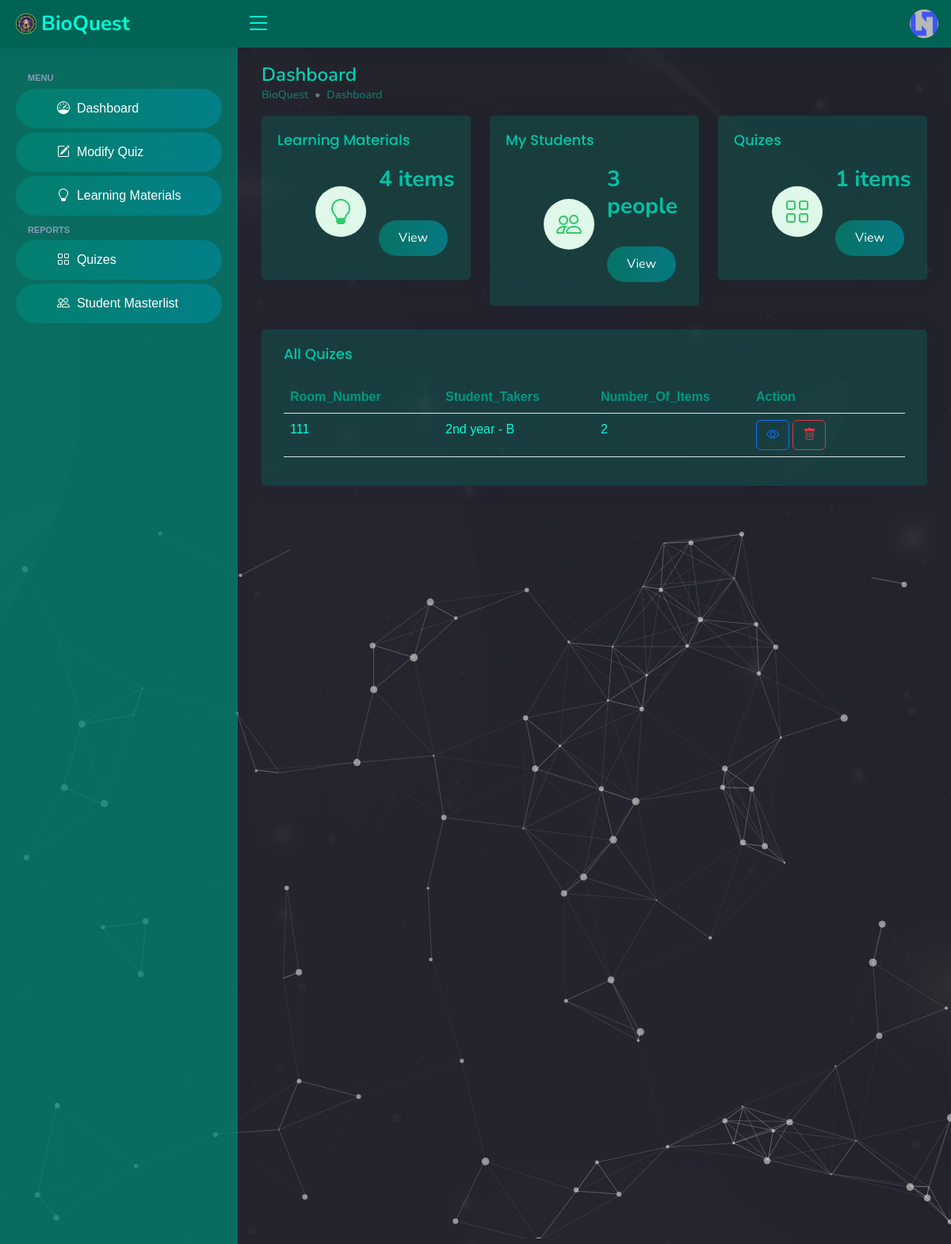
The page /teacher/teacher-dashboard.php (signed in) on the database its author committed.
### tables this page shows
CREATE TABLE IF NOT EXISTS `tbl_teacher` (
  `id` int NOT NULL AUTO_INCREMENT,
  `email` varchar(50) NOT NULL,
  `username` varchar(50) NOT NULL,
  `password` varchar(50) NOT NULL,
  `firstname` varchar(50) NOT NULL,
  `middlename` varchar(50) NOT NULL,
  `lastname` varchar(50) NOT NULL,
  `img_url` varchar(50) NOT NULL,
  `created_at` varchar(50) NOT NULL,
  `year_level` int NOT NULL,
  `section` int NOT NULL,
  PRIMARY KEY (`id`)
);

CREATE TABLE IF NOT EXISTS `tbl_quiz` (
  `id` int NOT NULL AUTO_INCREMENT,
  `year_level` int NOT NULL,
  `section_id` int NOT NULL,
  `room_number` int NOT NULL,
  `direction` text NOT NULL,
  `item_number` int NOT NULL,
  `question` text NOT NULL,
  `choice1` text NOT NULL,
  `choice2` text NOT NULL,
  `choice3` text NOT NULL,
  `choice4` text NOT NULL,
  `correct_answer` text NOT NULL,
  `teacher_id` int NOT NULL,
  `created_at` varchar(50) NOT NULL,
  `updated_at` varchar(50) NOT NULL,
  PRIMARY KEY (`id`)
);

CREATE TABLE IF NOT EXISTS `tbl_year_level` (
  `id` int NOT NULL AUTO_INCREMENT,
  `year_level` varchar(50) NOT NULL,
  PRIMARY KEY (`id`)
);

CREATE TABLE IF NOT EXISTS `tbl_section` (
  `id` int NOT NULL AUTO_INCREMENT,
  `section` varchar(50) NOT NULL,
  PRIMARY KEY (`id`)
);

### teacher/teacher-dashboard.php (the view, shortened to what this page needs)
<?php
include('../database-connection.php');
if (isset($_SESSION['id'])) {
    $teacher_id = $_SESSION['id'];
    $stmt = $conn->prepare('SELECT * FROM tbl_teacher WHERE id = ?');
    $stmt->bind_param('i', $teacher_id);
    $stmt->execute();
    $result = $stmt->get_result();
    $row = $result->fetch_assoc();
    $year_level = $row['year_level'];
    $section = $row['section'];
?>
    <!DOCTYPE html>
    <html lang="en">
    <head>
        <?php include '../other-includes/head.php' ?>
    </head>
    <body>
        <?php include 'top-nav.php' ?>
        <?php include 'side-nav.php' ?>
        <div id="start">
            <div id="particles-js">
                <main id="main">
                    <div class="pagetitle">
                        <h1>Dashboard</h1>
                        <nav style="--bs-breadcrumb-divider: '•';">
                            <ol class="breadcrumb">
                                <li class="breadcrumb-item">BioQuest</li>
                                <li class="breadcrumb-item">Dashboard</li>
                            </ol>
                        </nav>
                    </div>
                    <section class="section dashboard">
                        <div class="row">
                            <div class="col-xxl-4 col-md-4">
                                <div class="card info-card small-card">
                                    <div class="card-body">
                                        <h5 class="card-title">Learning Materials</h5>
                                        <div class="d-flex align-items-center">
                                            <div class="ms-5 card-icon rounded-circle d-flex align-items-center justify-content-center">
                                                <i class="bi bi-lightbulb"></i>
                                            </div>
                                            <div class="ps-3">
                                                <?php
                                                $stmt = $conn->prepare('SELECT * FROM tbl_topics');
                                                $stmt->execute();
                                                $result = $stmt->get_result();
                                                $topic_items = mysqli_num_rows($result);
                                                echo "<h6>$topic_items items &nbsp; <a href='topics.php'><button class='btn-custom'>View</button></a></h6>";
                                                ?>
                                            </div>
                                        </div>
                                    </div>
                                </div>
                            </div>
                            <div class="col-xxl-4 col-md-4">
                                <div class="card info-card small-card">
                                    <div class="card-body">
                                        <h5 class="card-title">My Students</h5>
                                        <div class="d-flex align-items-center">
                                            <div class="ms-5 card-icon rounded-circle d-flex align-items-center justify-content-center">
                                                <i class="bi bi-people"></i>
                                            </div>
                                            <div class="ps-3">
                                                <?php
                                                $stmt = $conn->prepare('SELECT * FROM tbl_student WHERE year_level = ? AND section = ?');
                                                $stmt->bind_param('ii', $year_level, $section);
                                                $stmt->execute();
                                                $result = $stmt->get_result();
                                                $students = mysqli_num_rows($result);
                                                echo "<h6>$students people &nbsp; <a href='students-masterlist.php'><button class='btn-custom'>View</button></a></h6>";
                                                ?>
                                            </div>
                                        </div>
                                    </div>
                                </div>
                            </div>
                            <div class="col-xxl-4 col-md-4">
                                <div class="card info-card small-card">
                                    <div class="card-body">
                                        <h5 class="card-title">Quizes</h5>
                                        <div class="d-flex align-items-center">
                                            <div class="ms-5 card-icon rounded-circle d-flex align-items-center justify-content-center">
                                                <i class="bi bi-grid"></i>
                                            </div>
                                            <div class="ps-3">
                                                <?php
                                                $stmt = $conn->prepare('SELECT * FROM tbl_quiz WHERE teacher_id = ? GROUP BY room_number');
                                                $stmt->bind_param('i', $teacher_id);
                                                $stmt->execute();
                                                $result = $stmt->get_result();
                                                $quizes = mysqli_num_rows($result);
                                                echo "<h6>$quizes items &nbsp; <a href='quizes.php'><button class='btn-custom'>View</button></a></h6>";
                                                ?>
                                            </div>
                                        </div>
                                    </div>
                                </div>
                            </div>
                        </div>
                        <div class="row">
                            <div class="col-lg-12">
                                <div class="card px-2">
                                    <div class="card-body">
                                        <h5 class="card-title">All Quizes</h5>
                                        <div class="table-responsive">
                                            <table class="table table-hover" id="table">
                                                <colgroup>
                                                    <col width="20%">
                                                    <col width="20%">
                                                    <col width="20%">
                                                    <col width="20%">
                                                </colgroup>
                                                <thead class="bg-secondary-light">
                                                    <tr>
                                                        <th>Room_Number</th>
                                                        <th>Student_Takers</th>
                                                        <th>Number_Of_Items</th>
                                                        <th>Action</th>
                                                    </tr>
                                                </thead>
                                                <tbody>
                                                    <?php
                                                    $stmt = $conn->prepare(' SELECT
                                                    tbl_quiz.id,
                                                    tbl_year_level.year_level,
                                                    tbl_section.section,
                                                    tbl_quiz.teacher_id,
                                                    tbl_quiz.room_number,
                                                    COUNT(tbl_quiz.room_number) AS num_items
                                                    FROM tbl_quiz
                                                    INNER JOIN tbl_year_level ON tbl_quiz.year_level = tbl_year_level.id
                                                    INNER JOIN tbl_section ON tbl_quiz.section_id = tbl_section.id
                                                    WHERE tbl_quiz.teacher_id = ?
                                                    GROUP BY tbl_quiz.room_number
                                                    ORDER BY tbl_quiz.id DESC');
                                                    $stmt->bind_param('i', $teacher_id);
                                                    $stmt->execute();
                                                    $result = $stmt->get_result();
                                                    while ($row = $result->fetch_assoc()) {
                                                        $id = $row['id'];
                                                        $year_level = $row['year_level'];
                                                        $section = $row['section'];
                                                        $room_number = $row['room_number'];
                                                        $num_items = $row['num_items'];
                                                        echo '
                                                    <tr>
                                                        <td>' . $room_number . '</td>
                                                        <td>' . $year_level . ' - ' . $section . '</td>
                                                        <td>' . $num_items . '</td>
                                                        <td>
                                                            <a href="view-quiz.php?room_number=' . $room_number . '" title="View Quiz">
                                                                <button class="btn btn-outline-primary">
                                                                    <i class="bi bi-eye"></i>
                                                                </button>
                                                            </a>
                                                            <a href="delete-quiz.php?id=' . $id . '" title="Remove Quiz">
                                                                <button class="btn btn-outline-danger">
                                                                    <i class="bi bi-trash"></i>
                                                                </button>
                                                            </a>
                                                        </td>
                                                    </tr>
                                                ';
                                                    }
                                                    ?>
                                                </tbody>
                                            </table>
                                        </div>
                                    </div>
                                </div>
                            </div>
                        </div>
                    </section>
                </main>
            </div>
        </div>
    </body>
    </html>
<?php
} else {
    header("Location: ../index.php");
}

### teacher/top-nav.php (shortened to what this page needs)
<?php
include '../database-connection.php';
$stmt = $conn->prepare(' SELECT * FROM tbl_teacher WHERE id = ? ');
$stmt->bind_param('i', $_SESSION['id']);
$stmt->execute();
$result = $stmt->get_result();
$row = $result->fetch_assoc();
$img_url = $row['img_url'];
?>
<header id="header" class="header fixed-top d-flex align-items-center">
    <div class="d-flex align-items-center justify-content-between">
        <a href="#" class="logo d-flex align-items-center">
            <img src="../assets/img/logo.png" alt="">
            <span class="d-none d-lg-block">BioQuest</span>
        </a>
        <i class="bi bi-list toggle-sidebar-btn"></i>
    </div>
    <nav class="header-nav ms-auto">
        <ul class="d-flex align-items-center">
            <li class="nav-item dropdown pe-3">
                <a class="nav-link nav-profile d-flex align-items-center pe-0" href="#" data-bs-toggle="dropdown">
                    <img src="../assets/img/profiles/<?php echo $img_url ?>" alt="Profile" class="rounded-circle">
                </a>
            </li>
        </ul>
    </nav>
</header>

### teacher/assets/css/style.css (style rules this page uses)
:root { --primary-color: #00c2a5; --secondary-color: #004b40; scroll-behavior: smooth; }
body { color: #444444; margin: 0; font-family: 'Source Sans Pro', sans-serif; background: #000; }
a { color: #4154f1; text-decoration: none; }
h1, h2, h3, h4, h5, h6 { font-family: "Nunito", sans-serif; }
#main { margin-top: 60px; padding: 20px 30px; transition: all 0.3s; }
.pagetitle { margin-bottom: 10px; }
.pagetitle h1 { font-size: 24px; margin-bottom: 0; font-weight: 600; color: #00d3b3; }
.card { margin-bottom: 30px; border: none; border-radius: 5px; box-shadow: 0px 0 30px rgba(1, 41, 112, 0.1); background-color: #007b684c; }
.card-title { padding: 20px 0 15px 0; font-size: 18px; font-weight: 500; color: #00c6a8; font-family: "Poppins", sans-serif; }
.card-body { padding: 0 20px 20px 20px; }
.breadcrumb { font-size: 14px; font-family: "Nunito", sans-serif; color: #899bbd; font-weight: 600; }
.breadcrumb .breadcrumb-item { color: #00debd72; }
.logo { line-height: 1; }
@media (min-width: 1200px) { .logo { width: 280px; } }
.logo img { max-height: 26px; margin-right: 6px; }
.logo span { font-size: 26px; font-weight: 700; color: #00ffd9; font-family: "Nunito", sans-serif; }
.header { transition: all 0.5s; z-index: 997; height: 60px; box-shadow: 0px 2px 20px rgba(1, 41, 112, 0.1); background-color: #008672bd; padding-left: 20px; }
.header .toggle-sidebar-btn { font-size: 32px; padding-left: 10px; cursor: pointer; color: #00ffd9; }
.header-nav ul { list-style: none; }
.header-nav>ul { margin: 0; padding: 0; }
.header-nav .nav-profile { color: #00ffd9; }
.header-nav .nav-profile img { max-height: 36px; }
@media (min-width: 1200px) { #main, #footer { margin-left: 300px; } }
.dashboard .info-card { padding-bottom: 10px; background-color: #007b684c; }
.dashboard .info-card h6 { font-size: 28px; color: #00c2a5; font-weight: 700; margin: 0; padding: 0; }
.dashboard .card-icon { font-size: 32px; line-height: 0; width: 64px; height: 64px; flex-shrink: 0; flex-grow: 0; }
.dashboard .small-card .card-icon { color: #2eca6a; background: #e0f8e9; }
.dashboard p, .dashboard h2, .dashboard h3, table th, table td, #timer { color: #00ffd9; }
table th { color: #009982; }
#start { background: url(../images/bg1.jpg) no-repeat; background-size: cover; -webkit-background-size: cover; -moz-background-size: cover; -o-background-size: cover; -ms-background-size: cover; background-attachment: fixed; position: relative; }
#particles-js { width: 100%; background-image: url('../../images/bg1.jpg'); background-size: cover; background-position: 50% 50%; background-repeat: no-repeat; }
.btn-custom { display: inline-block; padding: 13px 25px; text-align: center; text-decoration: none; font-size: 16px; border: none; border-radius: 35px; cursor: pointer; color: #fff; background: linear-gradient(to right, #008672bd, #0583aaea); background-size: 200% 100%; transition: background-position 0.5s ease-in-out; }

### rows shown on the page
tbl_teacher: img_url (placeholder picture)
tbl_quiz: room_number "111", tbl_year_level.year_level "2nd year", section.section "B", num_items "2"

### other values the page prints
$topic_items "4"
$students "3"
$quizes "1"
